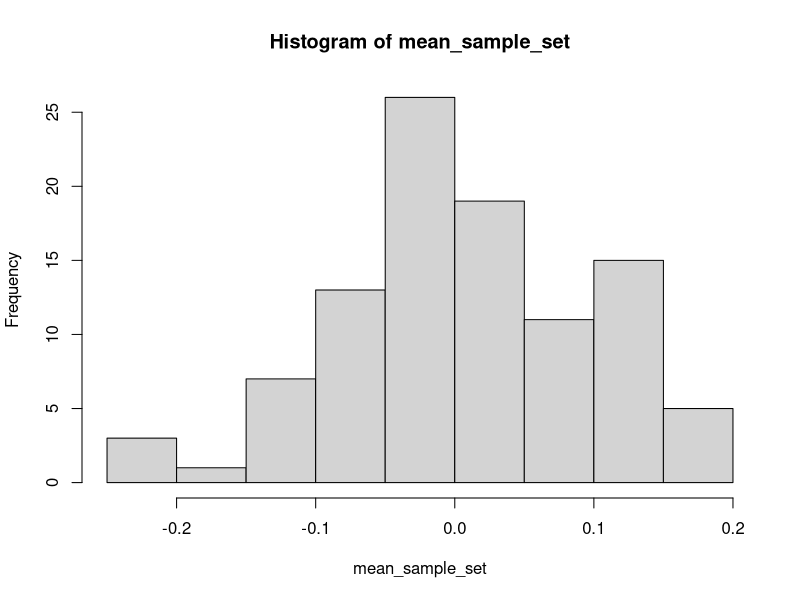

R code for this plot:
#songpon srisawai 5710505064 , t-distribution 
n = 100
df = n-1;
k = 100;

sample_set = matrix(list(),nrow=100,ncol=100);
mean_sample_set = c();
median_sample_set = c();
minmax_sample_set = c();
trim_sample_set = c();
for(i in 1:k){
  x <- c(rt(n,df,0))
  row_mean = mean(x)
  row_median = median(x)
  sample_set[i,] <- (x)
  min_row = min(x)
  max_row = max(x)
  row_minmax = (max_row+min_row)/2.0
  row_trim = mean(x,trim=0.10)
  mean_sample_set <- c(mean_sample_set,row_mean);
  median_sample_set <- c(median_sample_set,row_median);
  minmax_sample_set <- c(minmax_sample_set,row_minmax);
  trim_sample_set <- c(trim_sample_set,row_trim);
}

mean(mean_sample_set);
var(mean_sample_set);
hist(mean_sample_set);

